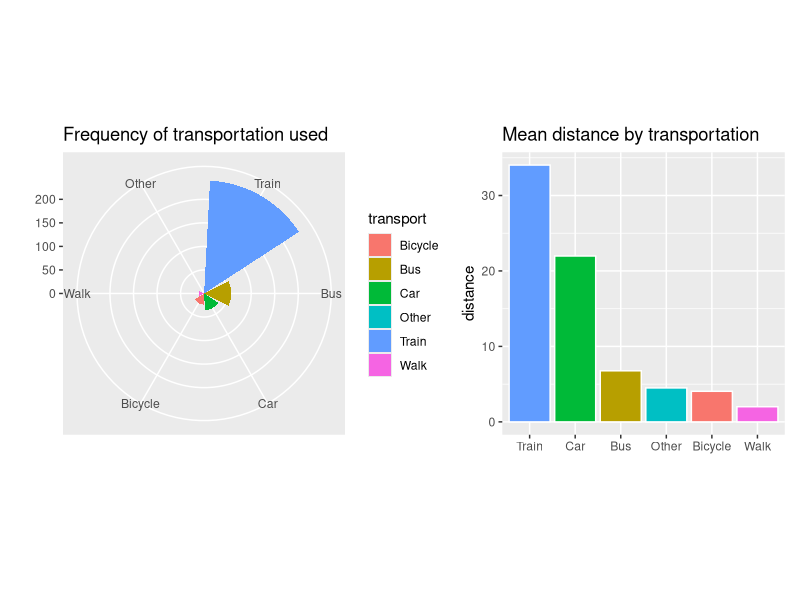

Recreate this plot in R.
## ---- chunk 1
# Install libraries needed
libraries <- c('readxl', 'ggplot2', 'forcats', 'tidyverse', 'patchwork')

lapply(libraries, function(x) if (!(x %in% installed.packages())) {
  install.packages(x)
})

lapply(libraries, library, quietly = TRUE, character.only = TRUE)

if (basename(getwd()) != "homework-4") {
  setwd("./homework-4")
}


# read the dataset
dataImprot <- read_excel('./Data_HW4.xlsx')
data <- dataImprot
## ---- chunk 2
# what is the most used transportaition?
viz_transport <- ggplot(data = data, aes(x = fct_infreq(transport), fill = transport)) +
        geom_bar() +
        coord_polar() +
        labs(title = 'Frequency of transportation used', y = '', x = '')

# now we can see, that the most come by train followed by bus and then car.
# so what are the distances here for the ones by car, bus or train?
viz_distance <- data |>
        aggregate(distance ~ transport, mean) |>
        ggplot(aes(
                x = reorder(transport, distance, decreasing = TRUE),
                y = distance,
                fill = transport
        )) +
        geom_bar(stat = "identity", color = "white", show.legend = FALSE) +
        labs(title = 'Mean distance by transportation', x = '')

# plot both visualizations at once to have a nice comparison
viz_transport + viz_distance
